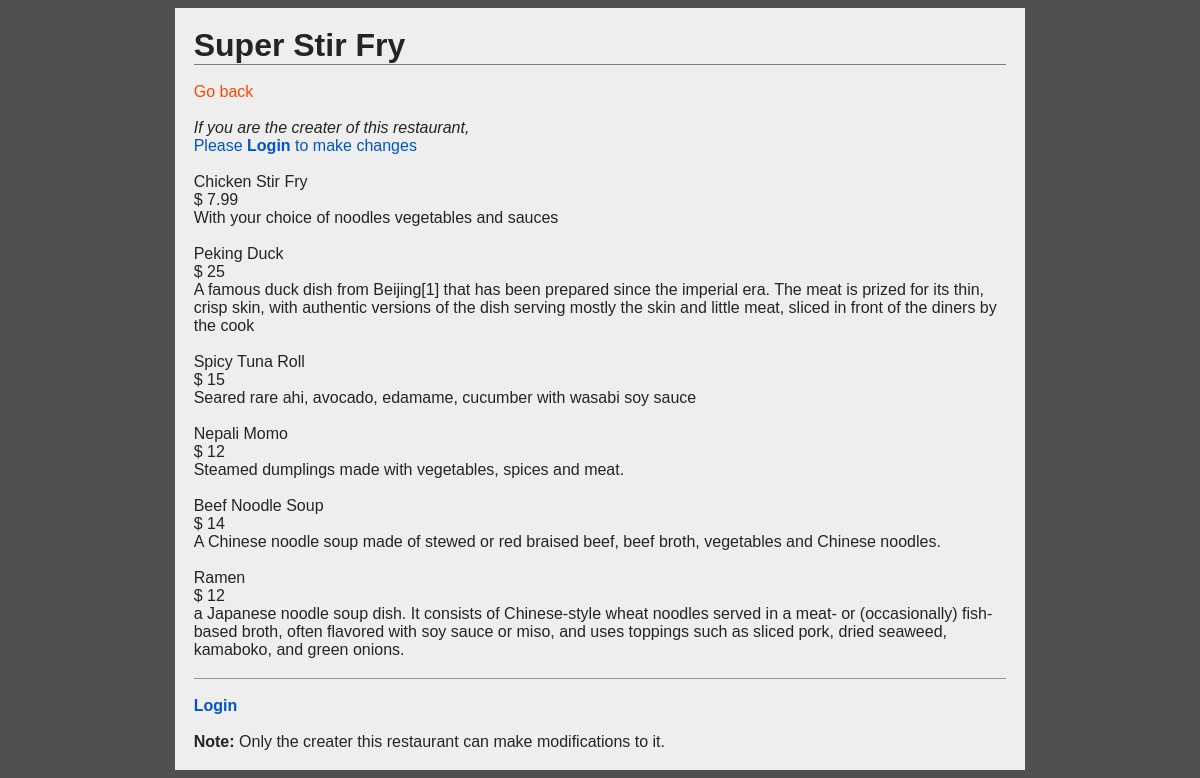
The app's page /restaurants/2/ with its own data.
### database_setup.py (models this page shows, shortened)
class Restaurant(Base):
    __tablename__ = 'restaurant'
    id = Column(Integer, primary_key=True)
    name = Column(String(250), nullable=False)
    creater_id = Column(String(250), ForeignKey('user.id'))
    creater = relationship(User)

class MenuItem(Base):
    __tablename__ = 'menu_item'
    name = Column(String(80), nullable=False)
    id = Column(Integer, primary_key=True)
    description = Column(String(250))
    price = Column(String(8))
    course = Column(String(250))
    time_of_entry = Column(DateTime, default=datetime.datetime.utcnow)
    restaurant_id = Column(Integer, ForeignKey('restaurant.id'))
    restaurant = relationship(Restaurant)
    creater_id = Column(String(80), ForeignKey('user.id'))
    creater = relationship(User)

### flask_app.py (the view)
@app.route(res_path.format(res_id='<int:res_id>'), methods=['GET'])
def resPg(res_id):
    res = db_session.query(Restaurant).filter_by(id=res_id).one()
    if res:
        creater = getUser(res.creater_id)
        if creater:
            items = db_session.query(MenuItem).filter_by(restaurant_id=res.id)
            local_id = 0
            logged_in = False
            if 'username' in session:
                local_id = getLocalID(session['email'])
                logged_in = True
            return render_template(
                    'res.html',
                    res=res,
                    logged_in=logged_in,
                    creater_name=creater.name,
                    user_id=local_id,
                    items=items
                )
    return redirect(url_for('allResPg'))

### flask_app.py (called while the page is built)
@app.context_processor
def override_url_for():
    return dict(url_for=dated_url_for)

def dated_url_for(endpoint, **values):
    if endpoint == 'static':
        filename = values.get('filename', None)
        if filename:
            file_path = os.path.join(app.root_path,
                                     endpoint, filename)
            values['q'] = int(os.stat(file_path).st_mtime)
    return url_for(endpoint, **values)

def getUser(local_id):
    user = db_session.query(User).filter_by(id=local_id).one()
    return user

### templates/res.html (shortened to what this page needs)
<!DOCTYPE html>
  <head>
    <link
      rel=stylesheet
      type=text/css
      href="{{ url_for('static', filename='styles.css') }}">
  </head>
  <body>
    <main>
      <h1>{{res.name}}</h1>
      <br>
      <a href="{{url_for('allResPg')}}">Go back</a>
      <br>
      <br>
      {% if logged_in == False %}
      <p><i>If you are the creater of this restaurant,</i></p>
      <a class="edit-link" href="{{url_for('loginPg')}}">
        Please <b>Login</b> to make changes
      </a>
      <br>
      {% endif %}
      {% for item in items %}
      <br>
      <p>
        {{item.name}}
        <br>
        $ {{item.price}}
        <br>
        {{item.description}}
      </p>
      {% endfor %}
      <footer>
        <br>
        {% if logged_in == True %}
        <a class="edit-link" href="{{url_for('disconnectPg')}}">
          Logout
        </a>
        {% else %}
        <a class="edit-link" href="{{url_for('loginPg')}}">
          <b>Login</b>
        </a>
        {% endif %}
        <br>
        <br>
        <p>
          <b>Note:</b> Only the creater this restaurant can make
            modifications to it.
        </p>
      </footer>
    </main>
  </body>
</html>

### static/styles.css (style rules this page uses)
body { font-family: Calibri, Helvetica, sans-serif; background-color: #505050; display: grid; grid-template-columns: auto minmax(auto, 225mm) auto; }
h1, h3, h5, p, a, div, section, article, nav, footer, textarea { margin: 0; }
h1 { border-bottom: 0.4mm solid rgb(125, 125, 125); color: rgb(36, 36, 36); }
p { color: rgb(36, 36, 36); }
a { text-decoration: none; color: #ff4800; }
main { grid-column: 2/3; background-color: #eeeeee; padding: 5mm; }
.edit-link { color: #0055c4; }
footer { border-top: 0.4mm solid rgb(150, 150, 150); margin-top: 5mm; }

### records on screen
Restaurant: name "Super Stir Fry"
MenuItem: name "Chicken Stir Fry", price "7.99", description "With your choice of noodles vegetables and sauces"
MenuItem: name "Peking Duck", price "25", description "A famous duck dish from Beijing[1] that has been prepared since the imperial era. The meat is prized for its thin, crisp skin, with authentic versions of the dish serving mostly the skin and little meat, sliced in front of the diners by the cook"
MenuItem: name "Spicy Tuna Roll", price "15", description "Seared rare ahi, avocado, edamame, cucumber with wasabi soy sauce"
MenuItem: name "Nepali Momo", price "12", description "Steamed dumplings made with vegetables, spices and meat."
MenuItem: name "Beef Noodle Soup", price "14", description "A Chinese noodle soup made of stewed or red braised beef, beef broth, vegetables and Chinese noodles."
MenuItem: name "Ramen", price "12", description "a Japanese noodle soup dish. It consists of Chinese-style wheat noodles served in a meat- or (occasionally) fish-based broth, often flavored with soy sauce or miso, and uses toppings such as sliced pork, dried seaweed, kamaboko, and green onions."
